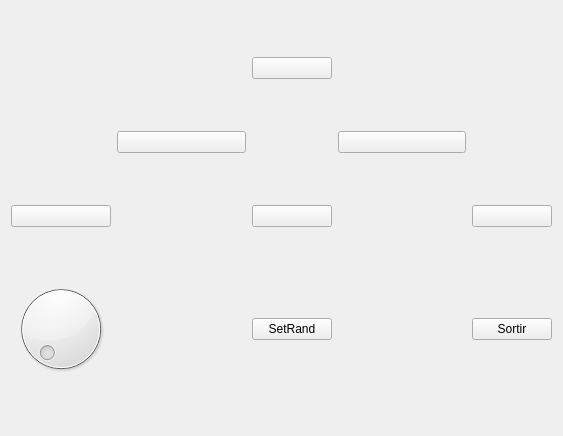
<?xml version="1.0" encoding="UTF-8"?>
<ui version="4.0">
 <class>MyForm</class>
 <widget class="QWidget" name="MyForm">
  <property name="geometry">
   <rect>
    <x>0</x>
    <y>0</y>
    <width>563</width>
    <height>436</height>
   </rect>
  </property>
  <property name="windowTitle">
   <string>Form</string>
  </property>
  <layout class="QGridLayout" name="gridLayout">
   <item row="2" column="2">
    <spacer name="horizontalSpacer">
     <property name="orientation">
      <enum>Qt::Orientation::Horizontal</enum>
     </property>
     <property name="sizeHint" stdset="0">
      <size>
       <width>40</width>
       <height>20</height>
      </size>
     </property>
    </spacer>
   </item>
   <item row="0" column="4">
    <widget class="MyButton" name="pushButton_6">
     <property name="text">
      <string/>
     </property>
    </widget>
   </item>
   <item row="2" column="0">
    <widget class="MyButton" name="pushButton">
     <property name="text">
      <string>         </string>
     </property>
    </widget>
   </item>
   <item row="1" column="5">
    <widget class="MyButton" name="pushButton_5">
     <property name="text">
      <string/>
     </property>
    </widget>
   </item>
   <item row="2" column="5">
    <spacer name="horizontalSpacer_2">
     <property name="orientation">
      <enum>Qt::Orientation::Horizontal</enum>
     </property>
     <property name="sizeHint" stdset="0">
      <size>
       <width>40</width>
       <height>20</height>
      </size>
     </property>
    </spacer>
   </item>
   <item row="1" column="2">
    <widget class="MyButton" name="pushButton_4">
     <property name="text">
      <string/>
     </property>
    </widget>
   </item>
   <item row="2" column="6">
    <widget class="MyButton" name="pushButton_3">
     <property name="text">
      <string/>
     </property>
    </widget>
   </item>
   <item row="3" column="0">
    <widget class="QDial" name="dial">
     <property name="maximum">
      <number>3</number>
     </property>
    </widget>
   </item>
   <item row="2" column="4">
    <widget class="MyButton" name="pushButton_2">
     <property name="text">
      <string/>
     </property>
    </widget>
   </item>
   <item row="3" column="6">
    <widget class="QPushButton" name="pushButton_7">
     <property name="text">
      <string>Sortir</string>
     </property>
    </widget>
   </item>
   <item row="3" column="4">
    <widget class="QPushButton" name="pushButton_8">
     <property name="text">
      <string>SetRand</string>
     </property>
    </widget>
   </item>
  </layout>
 </widget>
 <customwidgets>
  <customwidget>
   <class>MyButton</class>
   <extends>QPushButton</extends>
   <header>MyButton.h</header>
   <slots>
    <slot>genera_color()</slot>
    <slot>canvia_color(int)</slot>
   </slots>
  </customwidget>
 </customwidgets>
 <resources/>
 <connections>
  <connection>
   <sender>pushButton_7</sender>
   <signal>clicked()</signal>
   <receiver>MyForm</receiver>
   <slot>close()</slot>
   <hints>
    <hint type="sourcelabel">
     <x>553</x>
     <y>340</y>
    </hint>
    <hint type="destinationlabel">
     <x>290</x>
     <y>403</y>
    </hint>
   </hints>
  </connection>
  <connection>
   <sender>pushButton_8</sender>
   <signal>clicked()</signal>
   <receiver>pushButton_2</receiver>
   <slot>genera_color()</slot>
   <hints>
    <hint type="sourcelabel">
     <x>302</x>
     <y>330</y>
    </hint>
    <hint type="destinationlabel">
     <x>296</x>
     <y>220</y>
    </hint>
   </hints>
  </connection>
  <connection>
   <sender>pushButton_8</sender>
   <signal>clicked()</signal>
   <receiver>pushButton</receiver>
   <slot>genera_color()</slot>
   <hints>
    <hint type="sourcelabel">
     <x>267</x>
     <y>326</y>
    </hint>
    <hint type="destinationlabel">
     <x>65</x>
     <y>225</y>
    </hint>
   </hints>
  </connection>
  <connection>
   <sender>pushButton_8</sender>
   <signal>clicked()</signal>
   <receiver>pushButton_3</receiver>
   <slot>genera_color()</slot>
   <hints>
    <hint type="sourcelabel">
     <x>319</x>
     <y>321</y>
    </hint>
    <hint type="destinationlabel">
     <x>531</x>
     <y>221</y>
    </hint>
   </hints>
  </connection>
  <connection>
   <sender>pushButton_8</sender>
   <signal>clicked()</signal>
   <receiver>pushButton_4</receiver>
   <slot>genera_color()</slot>
   <hints>
    <hint type="sourcelabel">
     <x>262</x>
     <y>325</y>
    </hint>
    <hint type="destinationlabel">
     <x>176</x>
     <y>151</y>
    </hint>
   </hints>
  </connection>
  <connection>
   <sender>pushButton_8</sender>
   <signal>clicked()</signal>
   <receiver>pushButton_5</receiver>
   <slot>genera_color()</slot>
   <hints>
    <hint type="sourcelabel">
     <x>304</x>
     <y>329</y>
    </hint>
    <hint type="destinationlabel">
     <x>417</x>
     <y>150</y>
    </hint>
   </hints>
  </connection>
  <connection>
   <sender>pushButton_8</sender>
   <signal>clicked()</signal>
   <receiver>pushButton_6</receiver>
   <slot>genera_color()</slot>
   <hints>
    <hint type="sourcelabel">
     <x>263</x>
     <y>328</y>
    </hint>
    <hint type="destinationlabel">
     <x>280</x>
     <y>66</y>
    </hint>
   </hints>
  </connection>
  <connection>
   <sender>dial</sender>
   <signal>valueChanged(int)</signal>
   <receiver>pushButton_4</receiver>
   <slot>canvia_color(int)</slot>
   <hints>
    <hint type="sourcelabel">
     <x>74</x>
     <y>287</y>
    </hint>
    <hint type="destinationlabel">
     <x>148</x>
     <y>149</y>
    </hint>
   </hints>
  </connection>
  <connection>
   <sender>dial</sender>
   <signal>valueChanged(int)</signal>
   <receiver>pushButton</receiver>
   <slot>canvia_color(int)</slot>
   <hints>
    <hint type="sourcelabel">
     <x>40</x>
     <y>293</y>
    </hint>
    <hint type="destinationlabel">
     <x>27</x>
     <y>217</y>
    </hint>
   </hints>
  </connection>
  <connection>
   <sender>dial</sender>
   <signal>valueChanged(int)</signal>
   <receiver>pushButton_2</receiver>
   <slot>canvia_color(int)</slot>
   <hints>
    <hint type="sourcelabel">
     <x>86</x>
     <y>307</y>
    </hint>
    <hint type="destinationlabel">
     <x>271</x>
     <y>225</y>
    </hint>
   </hints>
  </connection>
  <connection>
   <sender>dial</sender>
   <signal>valueChanged(int)</signal>
   <receiver>pushButton_3</receiver>
   <slot>canvia_color(int)</slot>
   <hints>
    <hint type="sourcelabel">
     <x>81</x>
     <y>344</y>
    </hint>
    <hint type="destinationlabel">
     <x>489</x>
     <y>225</y>
    </hint>
   </hints>
  </connection>
  <connection>
   <sender>dial</sender>
   <signal>valueChanged(int)</signal>
   <receiver>pushButton_5</receiver>
   <slot>canvia_color(int)</slot>
   <hints>
    <hint type="sourcelabel">
     <x>75</x>
     <y>363</y>
    </hint>
    <hint type="destinationlabel">
     <x>384</x>
     <y>149</y>
    </hint>
   </hints>
  </connection>
  <connection>
   <sender>dial</sender>
   <signal>valueChanged(int)</signal>
   <receiver>pushButton_6</receiver>
   <slot>canvia_color(int)</slot>
   <hints>
    <hint type="sourcelabel">
     <x>47</x>
     <y>326</y>
    </hint>
    <hint type="destinationlabel">
     <x>310</x>
     <y>75</y>
    </hint>
   </hints>
  </connection>
 </connections>
</ui>
